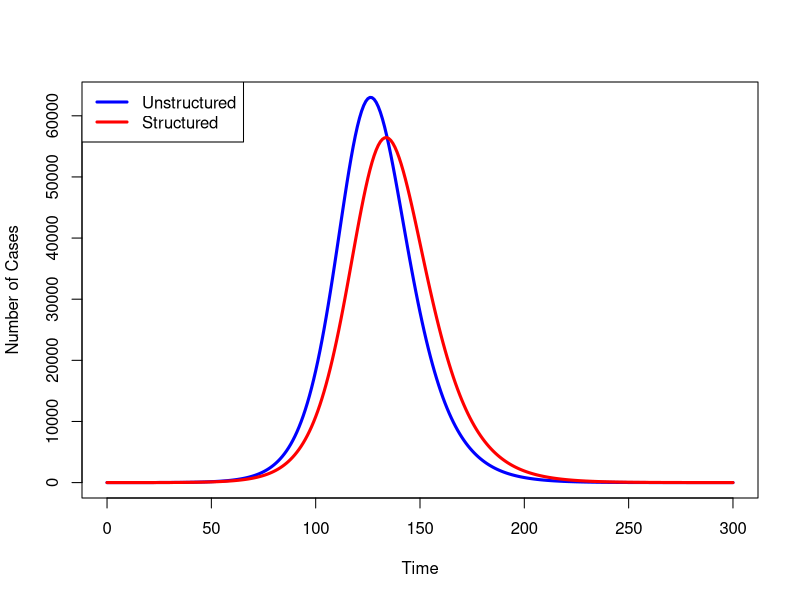

This chart was generated by the following R code:
## ---- chunk 1
knitr::opts_chunk$set(echo = TRUE)
## ---- chunk 2
library(deSolve)

## SIR model
sir <- function(t,x,parms){
  S <- x[1]
  I <- x[2]
  R <- x[3]
  C <- x[4]
  with(as.list(parms),
{
  S.dot <- -beta*S*I/N
  I.dot <- beta*S*I/N - nu*I
  R.dot <- nu*I
  C.dot <- beta*S*I/N              ## cumulative cases
  res <- c(S.dot,I.dot,R.dot,C.dot)
  list(res)
})
}
## SIR model with two subpopulations
hsir <- function(t,x,parms){
    S1 <- x[1]
    I1 <- x[2]
    R1 <- x[3]
    S2 <- x[4]
    I2 <- x[5]
    R2 <- x[6]
    C <- x[7]
    with(as.list(parms),
         {
             S1.dot <- -S1*(beta11*I1 + beta12*I2)/N
             I1.dot <- S1*(beta11*I1 + beta12*I2)/N - nu*I1
             R1.dot <- nu*I1
             S2.dot <- -S2*(beta22*I2 + beta21*I1)/N
             I2.dot <- S2*(beta22*I2 + beta21*I1)/N - nu*I2
             R2.dot <- nu*I2
             C.dot <-  S1*(beta11*I1 + beta12*I2)/N + S2*(beta22*I2 + beta21*I1)/N       ## cumulative cases
             res <- c(S1.dot,I1.dot,R1.dot,S2.dot,I2.dot,R2.dot,C.dot)
             list(res)
         })
}

times <- seq(0,300,1)
N <- 1000000
x0 <- c(N/2,0.5,0,N/2,0.5,0,1)
parms <- c(N=N, beta11=0.5, beta12=0.15, beta22=0.5, beta21=0.05, nu=1/5)

## ODE evals
stateMatrix <- ode(y=x0, times, hsir, parms)
colnames(stateMatrix) <- c("Time","S1","I1","R1","S2","I2","R2","C")

### Compare to unstructured model
y0 <- c(N,1,0,1)
parms0 <- c(N=N, beta=0.3, nu=1/5)
stateMatrix1 <- ode(y=y0, times, sir, parms0)
colnames(stateMatrix1) <- c("Time","S","I","R","C")

## plot epidemic curves
plot(stateMatrix1[,"Time"], stateMatrix1[,"I"], type="l", lwd=3, col="blue",
     xlab="Time", ylab="Number of Cases")
lines(stateMatrix[,"Time"], (stateMatrix[,"I1"] + stateMatrix[,"I2"]), type="l", lwd=3, col="red")
legend("topleft", c("Unstructured","Structured"), col=c("blue","red"), lwd=3)
## ---- chunk 3
## R_0 = beta/nu = 1.5
0.3 * 5
## R_0 dominant eigenvalue of G = 2.93
G <- matrix(c(0.5, 0.15, 0.05, 0.5)*5, nr=2, nc=2, byrow=TRUE)
eigen(G)$values
